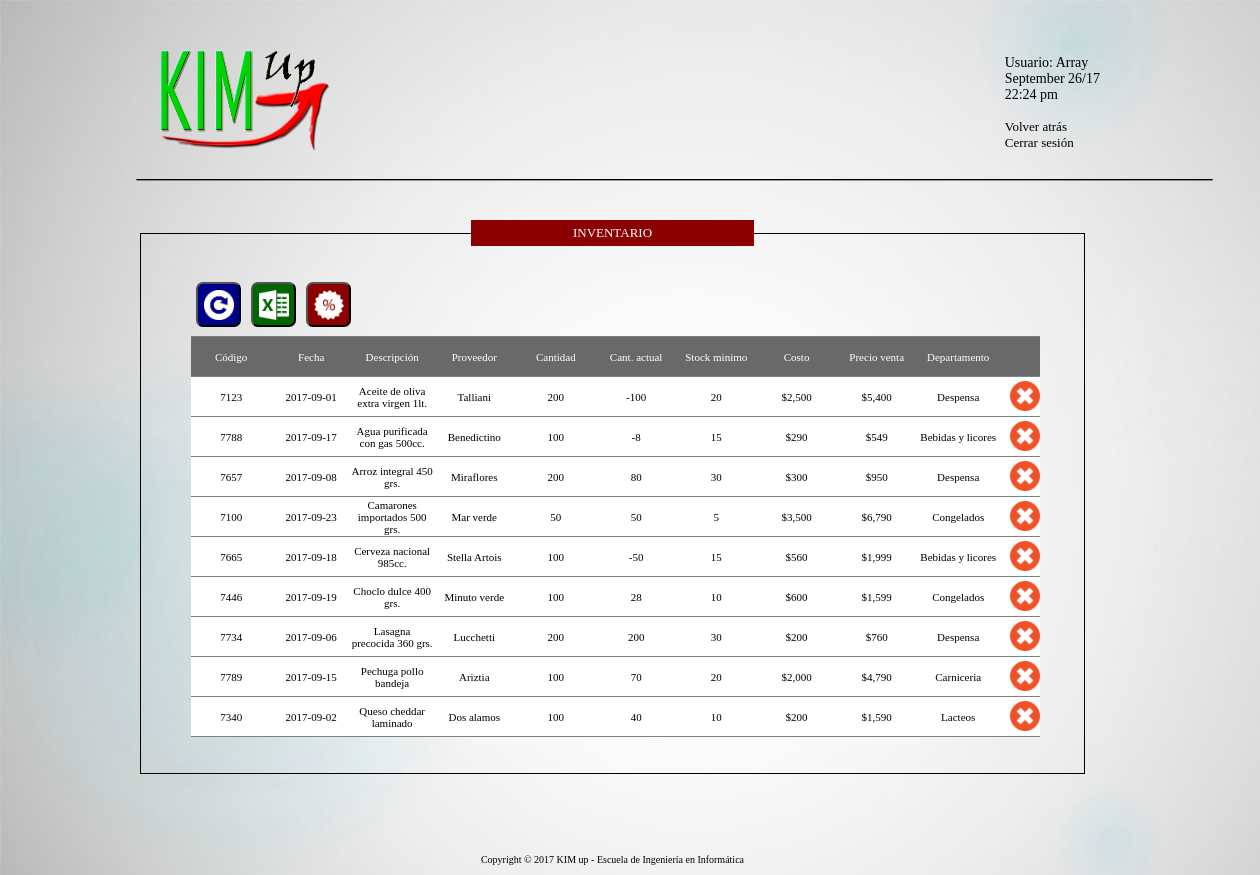
The app's page /Inventario.php (signed in), older data.
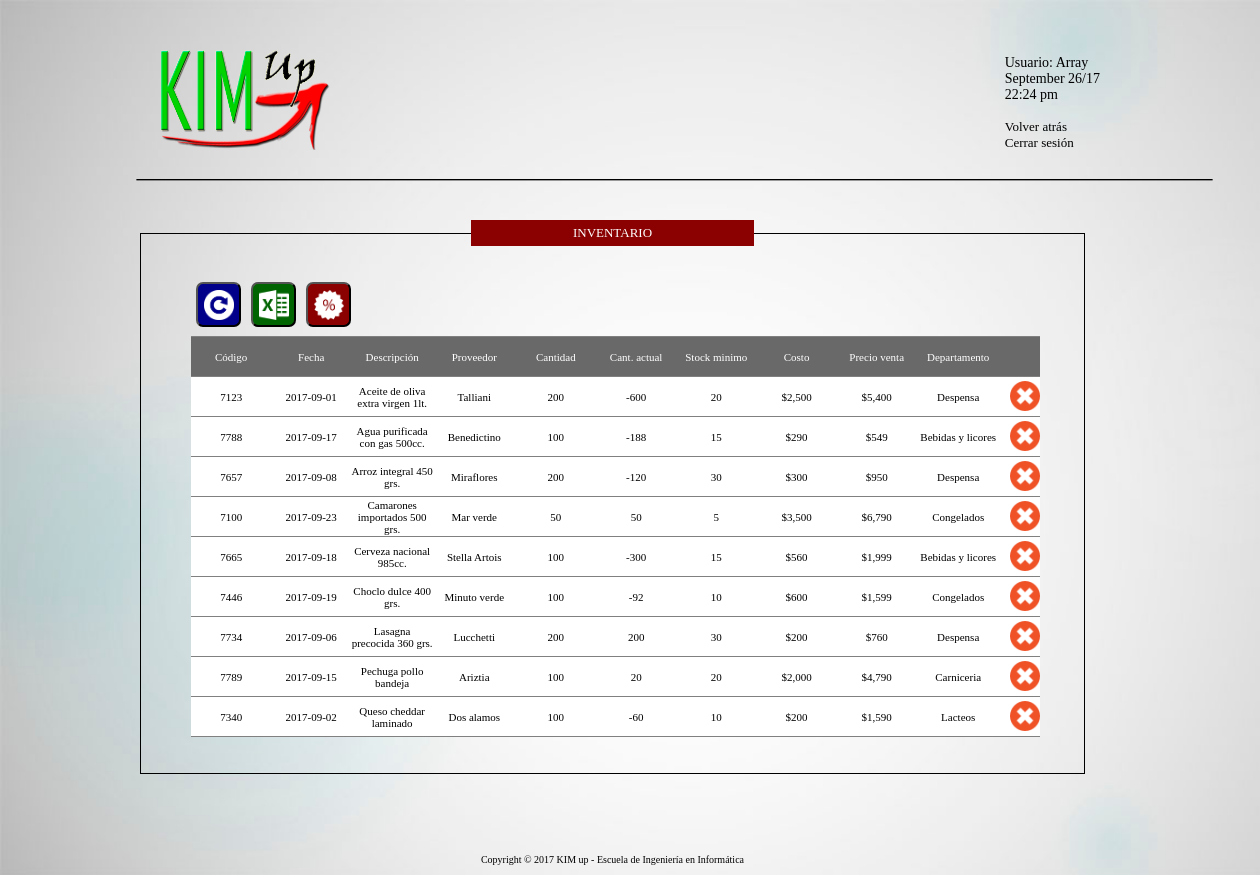
The same page, newer data.
### tables this page shows
CREATE TABLE `productos` (
  `fecha` date DEFAULT NULL,
  `codigo` bigint(20) UNSIGNED NOT NULL,
  `descripcion` varchar(50) NOT NULL,
  `proveedor` varchar(50) NOT NULL,
  `vencimiento` date NOT NULL,
  `cantidad` int(10) NOT NULL,
  `precio_compra` int(10) NOT NULL,
  `precio_venta` int(10) NOT NULL,
  `departamento` varchar(50) NOT NULL,
  `minimo` int(5) NOT NULL,
  `cant_actual` int(10) DEFAULT NULL
);

### Inventario.php (the view, shortened to what this page needs)
<!DOCTYPE html>
<html>
	<head>
        <link rel="stylesheet" href="General.css" type="text/css" media="screen">
        <link rel="stylesheet" href="Css.css" type="text/css" media="screen">
    </head>
    <body>
       	<section>
              <img src="img/logo.png" alt="">
              <p>
                  <?php $fecha_actual = date('F d/y',time()-21600);
                        $a=date("m");
                        $hora = date('H:i a',time()-21600);
                        echo "Usuario: ".$_SESSION['nombre']." <br>
                        $fecha_actual <br>
                        $hora <br><br>
                        <a id = 'Volver' href = 'index_sala.php'> Volver atrás </a><br>
                        <a href = 'login-salir.php'> Cerrar sesión </a>"
                  ?>
              </p>
              <img id = "Horizontal" src="img/linea-h.png" alt="">
              <article id ='Inventario'>
                    <form method="post" action="actualiza.php" >
                      <fieldset id = "productos">
				          <legend>INVENTARIO</legend><br><br>
                            <button type="submit" id="boton" name="act"><img src="img/boton-de-actualizar-pagina.png"></button>
                            <button title = "Exportar a Excel" id="botonh"><img src="img/icon.png"></button>
                            <button title = "Generar oferta" id="botono"><img src="img/etiqueta-de-oferta.png"></button>
                            <br><br>
                             <?php
                            $sql = "SELECT * FROM productos where month(fecha)={$a} order by descripcion asc";
                            $result = mysql_query($sql);
                             echo "<table class='Inventario'>";
                                echo "<tr id='invh'>
                                            <td>Código</td>
                                            <td>Fecha</td>
                                            <td>Descripción</td>
                                            <td>Proveedor</td>
                                            <td>Cantidad</td>
                                            <td>Cant. actual</td>
                                            <td>Stock minimo</td>
                                            <td>Costo</td>
                                            <td>Precio venta</td>
                                            <td>Departamento</td>
                                            <td id = 'img'></td>
                                      </tr><br>";
                                while ($row = mysql_fetch_row($result))
                                {
                                    echo "<tr>
                                                <td>$row[1]</td>
                                                <td>$row[0]</td>
                                                <td>$row[2]</td>
                                                <td>$row[3]</td>
                                                <td>$row[5]</td>
                                                <td>$row[10]</td>
                                                <td>$row[9]</td>
                                                <td>$".number_format($row[6])."</td>
                                                <td>$".number_format($row[7])."</td>
                                                <td>$row[8]</td>
                                                <td id='img'><img src ='img/cancelar.png' id='accion' title='Borrar' onclick=Borrar('$row[1]')></td>
                                         </tr> \n";
                                }
                                echo "</table>";
                        ?>
                        <br><br>
                        </fieldset><footer>Copyright © 2017 KIM up - Escuela de Ingeniería en Informática</footer>
				   </form>
              </article>
       	</section>
   </body>
</html>

### General.css (style rules this page uses)
* { margin: 0; padding: 0; box-sizing: border-box; font-family: "Agency fb"; font-size: 16px; }
body { background-image: url("img/Fondo.jpg"); background-size: cover; background-attachment: fixed; }
form { float: right; margin: 180px 300px 0 0; }
p { text-align: center; font-size: 20px; }
section img { height: 100px; width: 180px; margin: 50px 0 0 150px; }
section p { float: right; margin: 55px 160px 0 0; text-align: left; font-family: "Consolas"; font-size: 14px; }
section a { text-decoration: none; color: black; font-family: "Consolas"; font-size: 13px; }
#Horizontal { margin: 20px 0 0 100px; width: 1150px; height: 12px; align-self: center; }
footer { width: 100%; text-align: center; margin: 80px 0 10px 0; font-family: "Verdana"; font-size: 10px; }

### Css.css (style rules this page uses)
article form { margin: 50px 175px 0 0; width: 75%; }
article fieldset { border: 1px solid; text-align: center; margin-top: -40px; }
article fieldset legend { width: 30%; color: white; background-color: darkred; text-align: center; padding: 5px; font-family: "Consolas"; font-size: 13px; }
#analisis tr, td { width: 10%; height: 40px; border: 1px solid gray; border-left: hidden; border-right: hidden; font-family: "Verdana"; font-size: 11px; }
article #productos { border: 1px solid; text-align: center; margin: 0 0 0 0; }
#Inventario form { margin: 30px 175px 0 0; width: 75%; }
#Inventario table { background-color: white; border-collapse: collapse; vertical-align: center; text-align: center; }
#Inventario #img { width: 5%; }
#Inventario tr, td { width: 10%; height: 40px; border: 1px solid gray; border-left: hidden; border-right: hidden; font-family: "Verdana"; font-size: 11px; }
#Inventario img { margin: 0 0 0 10px; height: 30px; width: 30px; }
#Inventario .Inventario { width: 90%; margin: 0 0 0 50px; }
#Inventario #invh { background-color: dimgrey; color: white; }
#botonh { width: 45px; height: 45px; padding: 6px; background-color: darkgreen; border-radius: 7px; margin: 0 0 0 10px; float: left; }
#botonh img { height: 30px; width: 30px; margin: 0 0 0 0; }
#boton { width: 45px; height: 45px; padding: 6px; background-color: darkblue; border-radius: 7px; margin: 0 0 0 55px; float: left; }
#boton img { height: 30px; width: 30px; margin: 0 0 0 0; }
#botono { width: 45px; height: 45px; padding: 6px; background-color: darkred; border-radius: 7px; margin: 0 0 0 10px; float: left; }
#botono img { height: 30px; width: 30px; margin: 0 0 0 0; }

Row changes from the older to the newer data that the page shows:
changed productos "Aceite de oliva extra virgen 1lt.": cant_actual "-100" → "-600"
changed productos "Agua purificada con gas 500cc.": cant_actual "-8" → "-188"
changed productos "Arroz integral 450 grs.": cant_actual "80" → "-120"
changed productos "Cerveza nacional 985cc.": cant_actual "-50" → "-300"
changed productos "Choclo dulce 400 grs.": cant_actual "28" → "-92"
changed productos "Pechuga pollo bandeja": cant_actual "70" → "20"
changed productos "Queso cheddar laminado": cant_actual "40" → "-60"
